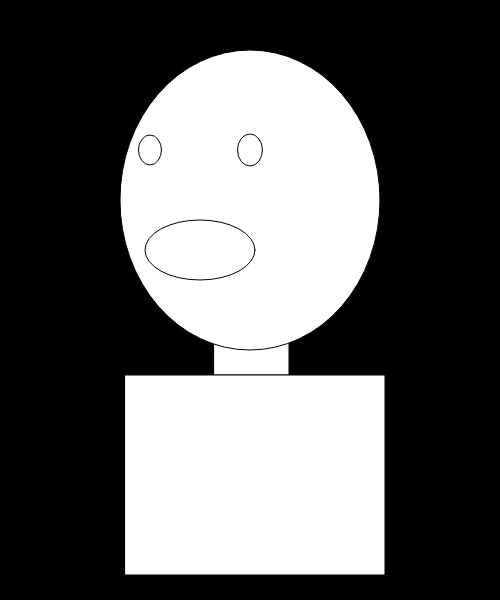
Frame 1 (no input)
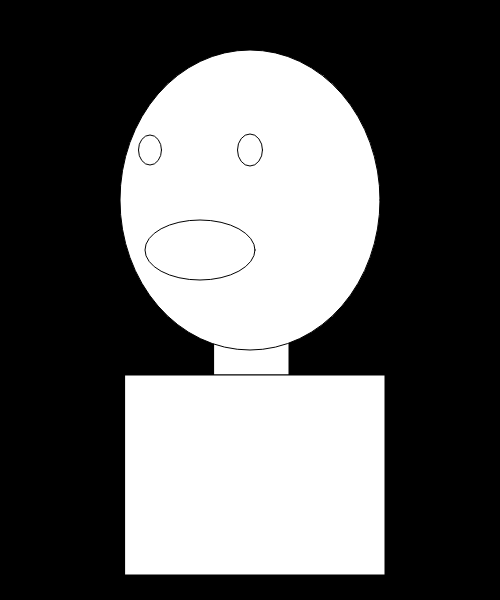
Frame 60 (no input)
Frame 120 (the mouse pressed at the canvas centre since frame 60): identical to frame 60, image omitted

The p5.js sketch that drew these frames (run headless with seeded random() and noise() and a simulated clock; from frame 60 on, the mouse is pressed at the canvas centre):

// p5.js sketch
// ── sketch.js
var HeadX = 250;
var HeadY = 200;
var HeadW = 260;
var headH = 300;
var mouthX = 200;


function setup() {

    createCanvas(500,600);
    background(0,0,0);
    
}

function draw() {

    rect (214,340,75,35); //neck
    rect (HeadX/2,375,HeadW,200); //shirt
    ellipse (HeadX,HeadY,HeadW,headH); //head
    ellipse (mouthX,250,110,60); //mouth
    ellipse (HeadX-100,150,23,30); //eye1
    ellipse (HeadX,150,25,32); //eye2
    
}
